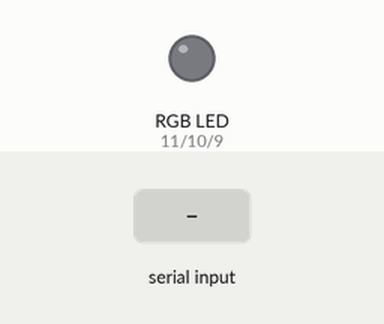
The sketch below on a simulated Arduino Uno, built with avr-gcc and run on an emulated ATmega328P. On the bench: an RGB LED mixed from three pins (HIGH = lit). Inputs (shaded band) come from the test bench. What the sketch prints to the serial monitor is not drawn.

Above: at 1.2 s.
1.3 s: "2\n" received over Serial
At 1.7 s:
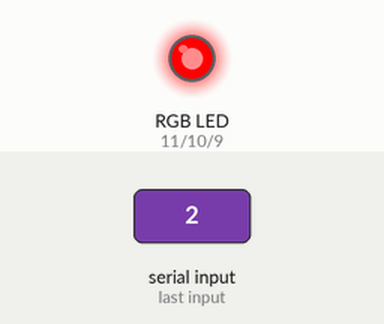
4.0 s: "3\n" received over Serial
At 4.9 s:
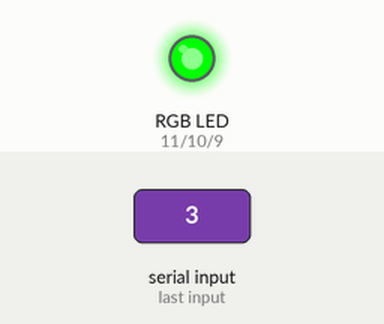
6.7 s: "4\n" received over Serial
At 7.0 s:
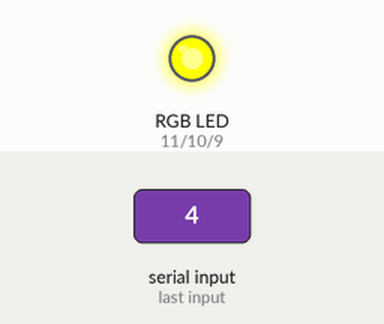
9.4 s: "5\n" received over Serial
At 10.2 s:
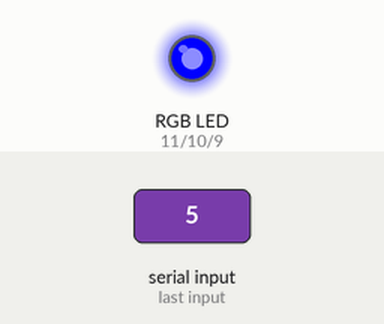
Timing chart, 0 to 12.4 s (numbered marks = the images above; inputs shaded):
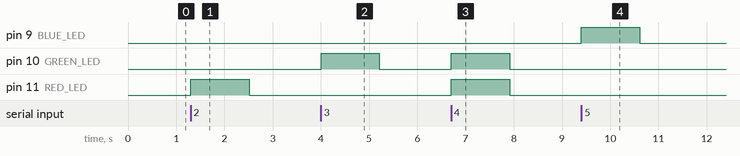

Measured:
- after the input at 1.3 s, pin 11 (RED_LED): LOW → HIGH at once, → LOW 1.2 s later
- after the input at 4.0 s, pin 10 (GREEN_LED): LOW → HIGH at once, → LOW 1.2 s later
- after the input at 6.7 s, pin 10 (GREEN_LED), pin 11 (RED_LED): LOW → HIGH at once, → LOW 1.2 s later
- after the input at 9.4 s, pin 9 (BLUE_LED): LOW → HIGH at once, → LOW 1.2 s later

The sketch:

RGB_eightColour.ino
```cpp
const int RED_LED =  11;    // Pin number for the red LED
const int GREEN_LED =  10;  // Pin number for the green LED
const int BLUE_LED =  9;    // Pin number for the blue LED

void setup() {
  // Initialize the pin modes for the LEDs as OUTPUT
  pinMode(RED_LED, OUTPUT);
  pinMode(GREEN_LED, OUTPUT);
  pinMode(BLUE_LED, OUTPUT);

  // Turn off all LEDs initially
  nocolour();

  // Start serial communication at 9600 baud rate
  Serial.begin(9600);
}

void loop() {
  // Prompt the user to choose a color via the serial monitor
  Serial.println(F("Which Colour?\n1.Black\n2.Red\n3.Green\n4.Yellow\n5.Blue\n6.Magenta\n7.Cyan\n8.White"));

  // Wait for user input
  while (Serial.available() == 0) {}

  // Read the input as an integer
  int num = Serial.parseInt();

  // Display the chosen color based on the input
  displayColour(num);

  // Small delay before the next loop iteration
  delay(200);
}

void nocolour() {
  // Turn off all LEDs
  digitalWrite(RED_LED, LOW);
  digitalWrite(GREEN_LED, LOW);
  digitalWrite(BLUE_LED, LOW);
}

void displayColour(int num) {
  // Turn off all LEDs before setting the new color
  nocolour();

  // Set the LEDs based on the chosen color
  switch (num) {
    case 1:
      nocolour();  // Black (all LEDs off)
      break;
    case 2:
      digitalWrite(RED_LED, HIGH);  // Red
      break;
    case 3:
      digitalWrite(GREEN_LED, HIGH);  // Green
      break;
    case 4:
      digitalWrite(RED_LED, HIGH);
      digitalWrite(GREEN_LED, HIGH);  // Yellow (Red + Green)
      break;
    case 5:
      digitalWrite(BLUE_LED, HIGH);  // Blue
      break;
    case 6:
      digitalWrite(RED_LED, HIGH);
      digitalWrite(BLUE_LED, HIGH);  // Magenta (Red + Blue)
      break;
    case 7:
      digitalWrite(BLUE_LED, HIGH);
      digitalWrite(GREEN_LED, HIGH);  // Cyan (Blue + Green)
      break;
    case 8:
      digitalWrite(RED_LED, HIGH);
      digitalWrite(GREEN_LED, HIGH);
      digitalWrite(BLUE_LED, HIGH);  // White (Red + Green + Blue)
      break;
  }
}
```

frequencyCalculation.c
```cpp
#include<stdio.h>

void main(){
    float R, C;
    printf("Enter Resistance in Kiloohm\n");
    scanf("%f", &R);
    printf("Enter Capacitor in Microfarad\n");
    scanf("%f", &C);
    float t = 0.693*(10 + 2 * R) * C * 0.001;
    float f = 1 / t;
    printf("Time Period in seconds = %f\n", t);
    printf("Frequency in Hz = %f\n", f);
}
```

soft_serial_tx_util.c
```cpp
#include "soft_serial_tx_util.h"
#include <stdint.h>
#include <Arduino.h>
//#include <stdlib.h>

/////////////////////////////////////////////////////
        ///// NOTE: 1000000UL is NOT the F_CPU
        /////       1000000UL is 1000000UL micro-seconds. There are 1000000UL uS in ONE second

const unsigned long MICROSECOND_PER_BIT = (1000000UL / SOFT_TX_BAUD);
/////////////////////////////////////////////////////
// void software_serial_configure() {

//        pinMode(SOFT_TX_PIN_NO, OUTPUT);

// }
/////////////////////////////////////////////////////////////
void ss_putc(char c) {

    uint8_t  bit_mask;

    digitalWrite(12, HIGH); // Disable TFT TFT_CS
    pinMode(SOFT_TX_PIN_NO, OUTPUT);

    // Transmit START bit
    digitalWrite(SOFT_TX_PIN_NO, LOW);
    delayMicroseconds(MICROSECOND_PER_BIT);

    // Transmit 8-data bits
    for (bit_mask=0x01; bit_mask; bit_mask<<=1) {
        if (c & bit_mask) {
            digitalWrite(SOFT_TX_PIN_NO, HIGH);
        }
        else {
            digitalWrite(SOFT_TX_PIN_NO, LOW);
        }
        delayMicroseconds(MICROSECOND_PER_BIT);
    }

    // Transmit STOP bit(s)
    digitalWrite(SOFT_TX_PIN_NO, HIGH);
    delayMicroseconds(MICROSECOND_PER_BIT); // Fixed to ONE STOP Bit

}
///////////////////////////////////////////////////////////
void ss_puts(char *s)
{
    while(*s)
        ss_putc(*s++);
}
////////////////////////////////////////////
void ss_puts_p(const char *progmem_s )
{
   register uint8_t c;

   while ( (c = pgm_read_byte(progmem_s++)) )
   ss_putc(c);

}
///////////////////////////////////////////////////////////////////
void ss_put_int(int  message_int){
   char buffer_temp[10];
   itoa( message_int, buffer_temp, 10);   //convert int to string (decimal format)
   ss_puts(buffer_temp);                //and transmit string to software serial
}
///////////////////////////////////////////////////////////////////
void ss_put_uint(unsigned int  message_uint){
   char buffer_temp[10];
   utoa( message_uint, buffer_temp, 10);   //convert unsigned int to string (decimal format)
   ss_puts(buffer_temp);                //and transmit string to software serial
}
///////////////////////////////////////////////////////////////////
void ss_put_long(long message_long){
   char buffer_temp[15];
   ltoa(message_long, buffer_temp, 10);   //convert long to string
   //ss_puts(" HELLO ");
   ss_puts(buffer_temp);                //and transmit string to software serial
}
////////////////////////////////////////////////////////////////////
void ss_put_float(float  message_float){
   char buffer_temp[15];
   dtostrf( message_float, 1, 2, buffer_temp); //  convert float to str
   ss_puts(buffer_temp);                //and transmit string to software serial
}
///////////////////////////////////////////////////////////////////
```

soft_serial_tx_util.h
```cpp
//
// Low qulaity: Rudimentary Software Serial Transmit
//

#ifndef SOFT_SERIAL_TX_UTIL_H
        #define SOFT_SERIAL_TX_UTIL_H

          ///////////#define SOFT_TX_BAUD 115200
        #define SOFT_TX_BAUD       9600

        // Fixed to ONE STOP BIT
        //#define SOFT_TX_STOP_BITS  1

        //  ES32-CAM-CH340 Board Specific pin number
        #define SOFT_TX_PIN_NO     1

        void software_serial_configure();
        void ss_putc(char c);
        void ss_puts(char *s);
        void ss_puts_p(const char *progmem_s );
        void ss_put_int(int  message_int);
        void ss_put_uint(unsigned int  message_uint);
        void ss_put_long(long message_long);
        void ss_put_float(float  message_float);


#endif // SOFT_SERIAL_TX_UTIL_H

///////////////////////////////////////////////////////////////////////////////////////////////////////////////////
```
